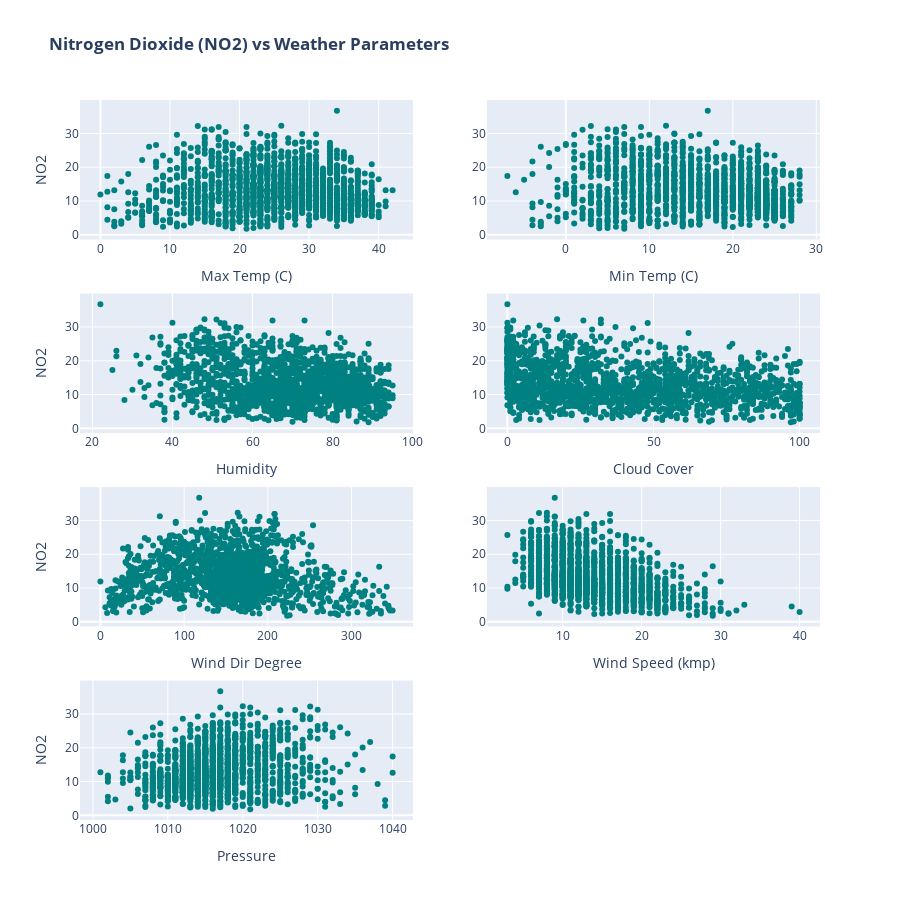

The cell this chart's notebook holds for it:
### Markdown cell above
## <font color='#ff6600'> Plotting correlation between weather parameters and NO2 </font>

### Code cell
# plotting correlation between weather parameters/PM10 and PM2.5

fig = make_subplots(rows=4, cols=2, start_cell="bottom-left")

fig.add_trace(go.Scatter(x=combined_no2_weather_data['maxtempC'],
                            y=combined_no2_weather_data['NO2'], 
                            mode='markers',
                            marker=dict(color='rgb(0,128,128)')),
              row=4, col=1)

fig.add_trace( go.Scatter(x=combined_no2_weather_data['mintempC'],
                            y=combined_no2_weather_data['NO2'], 
                            mode='markers',
                            marker=dict(color='rgb(0,128,128)')),
              row=4, col=2)

fig.add_trace(go.Scatter(x=combined_no2_weather_data['humidity'],
                            y=combined_no2_weather_data['NO2'], 
                            mode='markers',
                            marker=dict(color='rgb(0,128,128)')),
              row=3, col=1)

fig.add_trace(go.Scatter(x=combined_no2_weather_data['cloudcover'],
                            y=combined_no2_weather_data['NO2'], 
                            mode='markers',
                            marker=dict(color='rgb(0,128,128)')),
              row=3, col=2)

fig.add_trace(go.Scatter(x=combined_no2_weather_data['winddirDegree'],
                            y=combined_no2_weather_data['NO2'], 
                            mode='markers',
                            marker=dict(color='rgb(0,128,128)')),
              row=2, col=1)

fig.add_trace(go.Scatter(x=combined_no2_weather_data['windspeedKmph'],
                            y=combined_no2_weather_data['NO2'], 
                            mode='markers',
                            marker=dict(color='rgb(0,128,128)')),
              row=2, col=2)

fig.add_trace(go.Scatter(x=combined_no2_weather_data['pressure'],
                            y=combined_no2_weather_data['NO2'], 
                            mode='markers',
                            marker=dict(color='rgb(0,128,128)')),
              row=1, col=1)

# Update xaxis properties
fig.update_xaxes(title_text="Max Temp (C)", row=4, col=1)
fig.update_xaxes(title_text="Min Temp (C)", row=4, col=2)
fig.update_xaxes(title_text="Humidity",  row=3, col=1)
fig.update_xaxes(title_text="Cloud Cover", row=3, col=2)
fig.update_xaxes(title_text="Wind Dir Degree", row=2, col=1)
fig.update_xaxes(title_text="Wind Speed (kmp)", row=2, col=2)
fig.update_xaxes(title_text="Pressure", row=1, col=1)

# Update yaxis properties
fig.update_yaxes(title_text="NO2", row=4, col=1)
fig.update_yaxes(title_text="NO2", row=3, col=1)
fig.update_yaxes(title_text="NO2", row=2, col=1)
fig.update_yaxes(title_text="NO2", row=1, col=1)

fig.update_layout(height=900, showlegend=False, title_text="<b> Nitrogen Dioxide (NO2) vs Weather Parameters</b>")

fig.show()

### Figure 1 — Plotly figure (JSON) as saved in the notebook; plotly's stock layout.template omitted (floating-point values rounded to 4 significant figures; data arrays with more than 128 entries replaced by an {"elided": "..."} marker saying what was removed)
{"data": [{"marker": {"color": "rgb(0,128,128)"}, "mode": "markers", "type": "scatter", "x": {"elided": "1734 int values"}, "xaxis": "x7", "y": {"elided": "1734 float values"}, "yaxis": "y7"}, {"marker": {"color": "rgb(0,128,128)"}, "mode": "markers", "type": "scatter", "x": {"elided": "1734 int values"}, "xaxis": "x8", "y": {"elided": "1734 float values"}, "yaxis": "y8"}, {"marker": {"color": "rgb(0,128,128)"}, "mode": "markers", "type": "scatter", "x": {"elided": "1734 int values"}, "xaxis": "x5", "y": {"elided": "1734 float values"}, "yaxis": "y5"}, {"marker": {"color": "rgb(0,128,128)"}, "mode": "markers", "type": "scatter", "x": {"elided": "1734 int values"}, "xaxis": "x6", "y": {"elided": "1734 float values"}, "yaxis": "y6"}, {"marker": {"color": "rgb(0,128,128)"}, "mode": "markers", "type": "scatter", "x": {"elided": "1734 int values"}, "xaxis": "x3", "y": {"elided": "1734 float values"}, "yaxis": "y3"}, {"marker": {"color": "rgb(0,128,128)"}, "mode": "markers", "type": "scatter", "x": {"elided": "1734 int values"}, "xaxis": "x4", "y": {"elided": "1734 float values"}, "yaxis": "y4"}, {"marker": {"color": "rgb(0,128,128)"}, "mode": "markers", "type": "scatter", "x": {"elided": "1734 int values"}, "xaxis": "x", "y": {"elided": "1734 float values"}, "yaxis": "y"}], "layout": {"height": 900, "showlegend": false, "title": {"text": "<b> Nitrogen Dioxide (NO2) vs Weather Parameters</b>"}, "xaxis": {"anchor": "y", "domain": [0, 0.45], "title": {"text": "Pressure"}}, "xaxis2": {"anchor": "y2", "domain": [0.55, 1]}, "xaxis3": {"anchor": "y3", "domain": [0, 0.45], "title": {"text": "Wind Dir Degree"}}, "xaxis4": {"anchor": "y4", "domain": [0.55, 1], "title": {"text": "Wind Speed (kmp)"}}, "xaxis5": {"anchor": "y5", "domain": [0, 0.45], "title": {"text": "Humidity"}}, "xaxis6": {"anchor": "y6", "domain": [0.55, 1], "title": {"text": "Cloud Cover"}}, "xaxis7": {"anchor": "y7", "domain": [0, 0.45], "title": {"text": "Max Temp (C)"}}, "xaxis8": {"anchor": "y8", "domain": [0.55, 1], "title": {"text": "Min Temp (C)"}}, "yaxis": {"anchor": "x", "domain": [0, 0.1938], "title": {"text": "NO2"}}, "yaxis2": {"anchor": "x2", "domain": [0, 0.1938]}, "yaxis3": {"anchor": "x3", "domain": [0.2687, 0.4625], "title": {"text": "NO2"}}, "yaxis4": {"anchor": "x4", "domain": [0.2687, 0.4625]}, "yaxis5": {"anchor": "x5", "domain": [0.5375, 0.7312], "title": {"text": "NO2"}}, "yaxis6": {"anchor": "x6", "domain": [0.5375, 0.7312]}, "yaxis7": {"anchor": "x7", "domain": [0.8063, 1], "title": {"text": "NO2"}}, "yaxis8": {"anchor": "x8", "domain": [0.8063, 1]}}}
